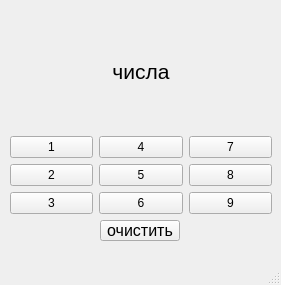
<?xml version="1.0" encoding="UTF-8"?>
<ui version="4.0">
 <class>MainWindow</class>
 <widget class="QMainWindow" name="MainWindow">
  <property name="geometry">
   <rect>
    <x>0</x>
    <y>0</y>
    <width>281</width>
    <height>285</height>
   </rect>
  </property>
  <property name="windowTitle">
   <string>MainWindow</string>
  </property>
  <widget class="QWidget" name="centralwidget">
   <widget class="QPushButton" name="delete_Button">
    <property name="geometry">
     <rect>
      <x>100</x>
      <y>220</y>
      <width>80</width>
      <height>21</height>
     </rect>
    </property>
    <property name="font">
     <font>
      <pointsize>12</pointsize>
     </font>
    </property>
    <property name="text">
     <string>очистить</string>
    </property>
   </widget>
   <widget class="QWidget" name="layoutWidget">
    <property name="geometry">
     <rect>
      <x>10</x>
      <y>13</y>
      <width>262</width>
      <height>201</height>
     </rect>
    </property>
    <layout class="QVBoxLayout" name="verticalLayout_4">
     <item>
      <widget class="QLabel" name="label">
       <property name="text">
        <string>&lt;html&gt;&lt;head/&gt;&lt;body&gt;&lt;p align=&quot;center&quot;&gt;&lt;span style=&quot; font-size:16pt;&quot;&gt;числа&lt;/span&gt;&lt;/p&gt;&lt;/body&gt;&lt;/html&gt;</string>
       </property>
      </widget>
     </item>
     <item>
      <layout class="QHBoxLayout" name="horizontalLayout">
       <item>
        <layout class="QVBoxLayout" name="verticalLayout">
         <item>
          <widget class="QPushButton" name="Button_1">
           <property name="text">
            <string>1</string>
           </property>
          </widget>
         </item>
         <item>
          <widget class="QPushButton" name="Button_2">
           <property name="text">
            <string>2</string>
           </property>
          </widget>
         </item>
         <item>
          <widget class="QPushButton" name="Button_3">
           <property name="text">
            <string>3</string>
           </property>
          </widget>
         </item>
        </layout>
       </item>
       <item>
        <layout class="QVBoxLayout" name="verticalLayout_2">
         <item>
          <widget class="QPushButton" name="Button_4">
           <property name="text">
            <string>4</string>
           </property>
          </widget>
         </item>
         <item>
          <widget class="QPushButton" name="Button_5">
           <property name="text">
            <string>5</string>
           </property>
          </widget>
         </item>
         <item>
          <widget class="QPushButton" name="Button_6">
           <property name="text">
            <string>6</string>
           </property>
          </widget>
         </item>
        </layout>
       </item>
       <item>
        <layout class="QVBoxLayout" name="verticalLayout_3">
         <item>
          <widget class="QPushButton" name="Button_7">
           <property name="text">
            <string>7</string>
           </property>
          </widget>
         </item>
         <item>
          <widget class="QPushButton" name="Button_8">
           <property name="text">
            <string>8</string>
           </property>
          </widget>
         </item>
         <item>
          <widget class="QPushButton" name="Button_9">
           <property name="text">
            <string>9</string>
           </property>
          </widget>
         </item>
        </layout>
       </item>
      </layout>
     </item>
    </layout>
   </widget>
  </widget>
  <widget class="QMenuBar" name="menubar">
   <property name="geometry">
    <rect>
     <x>0</x>
     <y>0</y>
     <width>281</width>
     <height>20</height>
    </rect>
   </property>
  </widget>
  <widget class="QStatusBar" name="statusbar"/>
 </widget>
 <resources/>
 <connections/>
</ui>
